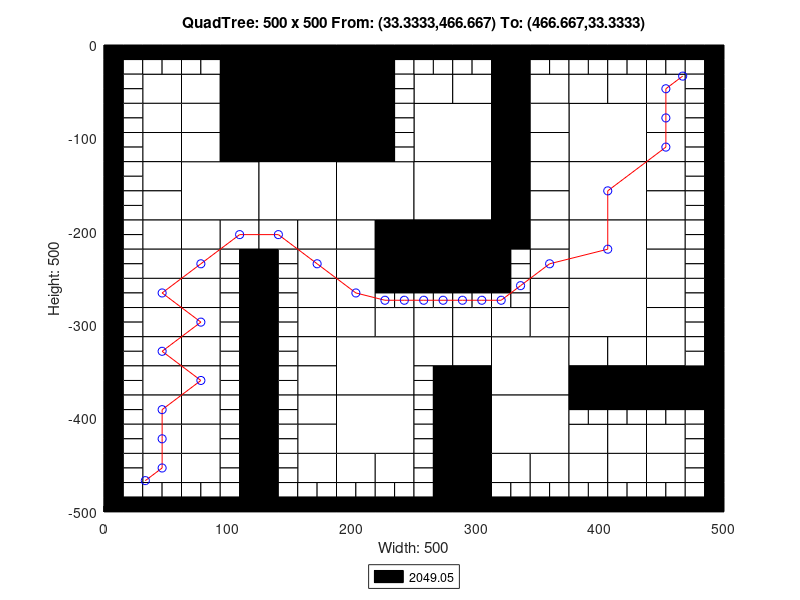

Source code (MATLAB):
axis([0 500 -500 0]);
title('QuadTree: 500 x 500 From: (33.3333,466.667) To: (466.667,33.3333)');
xlabel('Width: 500');
ylabel('Height: 500');
rectangle('Position',[125 -62.5 62.5 62.5], 'FaceColor',[0 0 0]);
rectangle('Position',[125 -125 62.5 62.5], 'FaceColor',[0 0 0]);
rectangle('Position',[62.5 -187.5 62.5 62.5], 'FaceColor',[1 1 1]);
rectangle('Position',[125 -187.5 62.5 62.5], 'FaceColor',[1 1 1]);
rectangle('Position',[187.5 -187.5 62.5 62.5], 'FaceColor',[1 1 1]);
rectangle('Position',[250 -125 62.5 62.5], 'FaceColor',[1 1 1]);
rectangle('Position',[375 -125 62.5 62.5], 'FaceColor',[1 1 1]);
rectangle('Position',[250 -187.5 62.5 62.5], 'FaceColor',[1 1 1]);
rectangle('Position',[250 -250 62.5 62.5], 'FaceColor',[0 0 0]);
rectangle('Position',[375 -187.5 62.5 62.5], 'FaceColor',[1 1 1]);
rectangle('Position',[375 -250 62.5 62.5], 'FaceColor',[1 1 1]);
rectangle('Position',[187.5 -375 62.5 62.5], 'FaceColor',[1 1 1]);
rectangle('Position',[187.5 -437.5 62.5 62.5], 'FaceColor',[1 1 1]);
rectangle('Position',[312.5 -375 62.5 62.5], 'FaceColor',[1 1 1]);
rectangle('Position',[375 -312.5 62.5 62.5], 'FaceColor',[1 1 1]);
rectangle('Position',[312.5 -437.5 62.5 62.5], 'FaceColor',[1 1 1]);
rectangle('Position',[31.25 -62.5 31.25 31.25], 'FaceColor',[1 1 1]);
rectangle('Position',[93.75 -31.25 31.25 31.25], 'FaceColor',[0 0 0]);
rectangle('Position',[62.5 -62.5 31.25 31.25], 'FaceColor',[1 1 1]);
rectangle('Position',[93.75 -62.5 31.25 31.25], 'FaceColor',[0 0 0]);
rectangle('Position',[31.25 -93.75 31.25 31.25], 'FaceColor',[1 1 1]);
rectangle('Position',[31.25 -125 31.25 31.25], 'FaceColor',[1 1 1]);
rectangle('Position',[62.5 -93.75 31.25 31.25], 'FaceColor',[1 1 1]);
rectangle('Position',[93.75 -93.75 31.25 31.25], 'FaceColor',[0 0 0]);
rectangle('Position',[62.5 -125 31.25 31.25], 'FaceColor',[1 1 1]);
rectangle('Position',[93.75 -125 31.25 31.25], 'FaceColor',[0 0 0]);
rectangle('Position',[187.5 -31.25 31.25 31.25], 'FaceColor',[0 0 0]);
rectangle('Position',[187.5 -62.5 31.25 31.25], 'FaceColor',[0 0 0]);
rectangle('Position',[187.5 -93.75 31.25 31.25], 'FaceColor',[0 0 0]);
rectangle('Position',[187.5 -125 31.25 31.25], 'FaceColor',[0 0 0]);
rectangle('Position',[31.25 -156.25 31.25 31.25], 'FaceColor',[1 1 1]);
rectangle('Position',[31.25 -187.5 31.25 31.25], 'FaceColor',[1 1 1]);
rectangle('Position',[31.25 -218.75 31.25 31.25], 'FaceColor',[1 1 1]);
rectangle('Position',[31.25 -250 31.25 31.25], 'FaceColor',[1 1 1]);
rectangle('Position',[62.5 -218.75 31.25 31.25], 'FaceColor',[1 1 1]);
rectangle('Position',[93.75 -218.75 31.25 31.25], 'FaceColor',[1 1 1]);
rectangle('Position',[62.5 -250 31.25 31.25], 'FaceColor',[1 1 1]);
rectangle('Position',[125 -218.75 31.25 31.25], 'FaceColor',[1 1 1]);
rectangle('Position',[156.25 -218.75 31.25 31.25], 'FaceColor',[1 1 1]);
rectangle('Position',[156.25 -250 31.25 31.25], 'FaceColor',[1 1 1]);
rectangle('Position',[187.5 -218.75 31.25 31.25], 'FaceColor',[1 1 1]);
rectangle('Position',[218.75 -218.75 31.25 31.25], 'FaceColor',[0 0 0]);
rectangle('Position',[187.5 -250 31.25 31.25], 'FaceColor',[1 1 1]);
rectangle('Position',[218.75 -250 31.25 31.25], 'FaceColor',[0 0 0]);
rectangle('Position',[250 -62.5 31.25 31.25], 'FaceColor',[1 1 1]);
rectangle('Position',[281.25 -62.5 31.25 31.25], 'FaceColor',[1 1 1]);
rectangle('Position',[312.5 -31.25 31.25 31.25], 'FaceColor',[0 0 0]);
rectangle('Position',[312.5 -62.5 31.25 31.25], 'FaceColor',[0 0 0]);
rectangle('Position',[343.75 -62.5 31.25 31.25], 'FaceColor',[1 1 1]);
rectangle('Position',[312.5 -93.75 31.25 31.25], 'FaceColor',[0 0 0]);
rectangle('Position',[343.75 -93.75 31.25 31.25], 'FaceColor',[1 1 1]);
rectangle('Position',[312.5 -125 31.25 31.25], 'FaceColor',[0 0 0]);
rectangle('Position',[343.75 -125 31.25 31.25], 'FaceColor',[1 1 1]);
rectangle('Position',[375 -62.5 31.25 31.25], 'FaceColor',[1 1 1]);
rectangle('Position',[406.25 -62.5 31.25 31.25], 'FaceColor',[1 1 1]);
rectangle('Position',[437.5 -62.5 31.25 31.25], 'FaceColor',[1 1 1]);
rectangle('Position',[437.5 -93.75 31.25 31.25], 'FaceColor',[1 1 1]);
rectangle('Position',[437.5 -125 31.25 31.25], 'FaceColor',[1 1 1]);
rectangle('Position',[312.5 -156.25 31.25 31.25], 'FaceColor',[0 0 0]);
rectangle('Position',[343.75 -156.25 31.25 31.25], 'FaceColor',[1 1 1]);
rectangle('Position',[312.5 -187.5 31.25 31.25], 'FaceColor',[0 0 0]);
rectangle('Position',[343.75 -187.5 31.25 31.25], 'FaceColor',[1 1 1]);
rectangle('Position',[312.5 -218.75 31.25 31.25], 'FaceColor',[0 0 0]);
rectangle('Position',[343.75 -218.75 31.25 31.25], 'FaceColor',[1 1 1]);
rectangle('Position',[343.75 -250 31.25 31.25], 'FaceColor',[1 1 1]);
rectangle('Position',[437.5 -156.25 31.25 31.25], 'FaceColor',[1 1 1]);
rectangle('Position',[437.5 -187.5 31.25 31.25], 'FaceColor',[1 1 1]);
rectangle('Position',[437.5 -218.75 31.25 31.25], 'FaceColor',[1 1 1]);
rectangle('Position',[437.5 -250 31.25 31.25], 'FaceColor',[1 1 1]);
rectangle('Position',[31.25 -281.25 31.25 31.25], 'FaceColor',[1 1 1]);
rectangle('Position',[31.25 -312.5 31.25 31.25], 'FaceColor',[1 1 1]);
rectangle('Position',[62.5 -281.25 31.25 31.25], 'FaceColor',[1 1 1]);
rectangle('Position',[62.5 -312.5 31.25 31.25], 'FaceColor',[1 1 1]);
rectangle('Position',[31.25 -343.75 31.25 31.25], 'FaceColor',[1 1 1]);
rectangle('Position',[31.25 -375 31.25 31.25], 'FaceColor',[1 1 1]);
rectangle('Position',[62.5 -343.75 31.25 31.25], 'FaceColor',[1 1 1]);
rectangle('Position',[62.5 -375 31.25 31.25], 'FaceColor',[1 1 1]);
rectangle('Position',[156.25 -281.25 31.25 31.25], 'FaceColor',[1 1 1]);
rectangle('Position',[156.25 -312.5 31.25 31.25], 'FaceColor',[1 1 1]);
rectangle('Position',[187.5 -281.25 31.25 31.25], 'FaceColor',[1 1 1]);
rectangle('Position',[187.5 -312.5 31.25 31.25], 'FaceColor',[1 1 1]);
rectangle('Position',[218.75 -312.5 31.25 31.25], 'FaceColor',[1 1 1]);
rectangle('Position',[156.25 -343.75 31.25 31.25], 'FaceColor',[1 1 1]);
rectangle('Position',[156.25 -375 31.25 31.25], 'FaceColor',[1 1 1]);
rectangle('Position',[31.25 -406.25 31.25 31.25], 'FaceColor',[1 1 1]);
rectangle('Position',[31.25 -437.5 31.25 31.25], 'FaceColor',[1 1 1]);
rectangle('Position',[62.5 -406.25 31.25 31.25], 'FaceColor',[1 1 1]);
rectangle('Position',[62.5 -437.5 31.25 31.25], 'FaceColor',[1 1 1]);
rectangle('Position',[31.25 -468.75 31.25 31.25], 'FaceColor',[1 1 1]);
rectangle('Position',[62.5 -468.75 31.25 31.25], 'FaceColor',[1 1 1]);
rectangle('Position',[156.25 -406.25 31.25 31.25], 'FaceColor',[1 1 1]);
rectangle('Position',[156.25 -437.5 31.25 31.25], 'FaceColor',[1 1 1]);
rectangle('Position',[156.25 -468.75 31.25 31.25], 'FaceColor',[1 1 1]);
rectangle('Position',[187.5 -468.75 31.25 31.25], 'FaceColor',[1 1 1]);
rectangle('Position',[218.75 -468.75 31.25 31.25], 'FaceColor',[1 1 1]);
rectangle('Position',[250 -312.5 31.25 31.25], 'FaceColor',[1 1 1]);
rectangle('Position',[281.25 -312.5 31.25 31.25], 'FaceColor',[1 1 1]);
rectangle('Position',[343.75 -281.25 31.25 31.25], 'FaceColor',[1 1 1]);
rectangle('Position',[312.5 -312.5 31.25 31.25], 'FaceColor',[1 1 1]);
rectangle('Position',[343.75 -312.5 31.25 31.25], 'FaceColor',[1 1 1]);
rectangle('Position',[250 -343.75 31.25 31.25], 'FaceColor',[1 1 1]);
rectangle('Position',[281.25 -343.75 31.25 31.25], 'FaceColor',[1 1 1]);
rectangle('Position',[281.25 -375 31.25 31.25], 'FaceColor',[0 0 0]);
rectangle('Position',[437.5 -281.25 31.25 31.25], 'FaceColor',[1 1 1]);
rectangle('Position',[437.5 -312.5 31.25 31.25], 'FaceColor',[1 1 1]);
rectangle('Position',[375 -343.75 31.25 31.25], 'FaceColor',[1 1 1]);
rectangle('Position',[406.25 -343.75 31.25 31.25], 'FaceColor',[1 1 1]);
rectangle('Position',[375 -375 31.25 31.25], 'FaceColor',[0 0 0]);
rectangle('Position',[406.25 -375 31.25 31.25], 'FaceColor',[0 0 0]);
rectangle('Position',[437.5 -343.75 31.25 31.25], 'FaceColor',[1 1 1]);
rectangle('Position',[437.5 -375 31.25 31.25], 'FaceColor',[0 0 0]);
rectangle('Position',[468.75 -375 31.25 31.25], 'FaceColor',[0 0 0]);
rectangle('Position',[281.25 -406.25 31.25 31.25], 'FaceColor',[0 0 0]);
rectangle('Position',[281.25 -437.5 31.25 31.25], 'FaceColor',[0 0 0]);
rectangle('Position',[281.25 -468.75 31.25 31.25], 'FaceColor',[0 0 0]);
rectangle('Position',[281.25 -500 31.25 31.25], 'FaceColor',[0 0 0]);
rectangle('Position',[312.5 -468.75 31.25 31.25], 'FaceColor',[1 1 1]);
rectangle('Position',[343.75 -468.75 31.25 31.25], 'FaceColor',[1 1 1]);
rectangle('Position',[375 -437.5 31.25 31.25], 'FaceColor',[1 1 1]);
rectangle('Position',[406.25 -437.5 31.25 31.25], 'FaceColor',[1 1 1]);
rectangle('Position',[437.5 -437.5 31.25 31.25], 'FaceColor',[1 1 1]);
rectangle('Position',[375 -468.75 31.25 31.25], 'FaceColor',[1 1 1]);
rectangle('Position',[406.25 -468.75 31.25 31.25], 'FaceColor',[1 1 1]);
rectangle('Position',[437.5 -468.75 31.25 31.25], 'FaceColor',[1 1 1]);
rectangle('Position',[0 -15.625 15.625 15.625], 'FaceColor',[0 0 0]);
rectangle('Position',[15.625 -15.625 15.625 15.625], 'FaceColor',[0 0 0]);
rectangle('Position',[0 -31.25 15.625 15.625], 'FaceColor',[0 0 0]);
rectangle('Position',[15.625 -31.25 15.625 15.625], 'FaceColor',[1 1 1]);
rectangle('Position',[31.25 -15.625 15.625 15.625], 'FaceColor',[0 0 0]);
rectangle('Position',[46.875 -15.625 15.625 15.625], 'FaceColor',[0 0 0]);
rectangle('Position',[31.25 -31.25 15.625 15.625], 'FaceColor',[1 1 1]);
rectangle('Position',[46.875 -31.25 15.625 15.625], 'FaceColor',[1 1 1]);
rectangle('Position',[0 -46.875 15.625 15.625], 'FaceColor',[0 0 0]);
rectangle('Position',[15.625 -46.875 15.625 15.625], 'FaceColor',[1 1 1]);
rectangle('Position',[0 -62.5 15.625 15.625], 'FaceColor',[0 0 0]);
rectangle('Position',[15.625 -62.5 15.625 15.625], 'FaceColor',[1 1 1]);
rectangle('Position',[62.5 -15.625 15.625 15.625], 'FaceColor',[0 0 0]);
rectangle('Position',[78.125 -15.625 15.625 15.625], 'FaceColor',[0 0 0]);
rectangle('Position',[62.5 -31.25 15.625 15.625], 'FaceColor',[1 1 1]);
rectangle('Position',[78.125 -31.25 15.625 15.625], 'FaceColor',[1 1 1]);
rectangle('Position',[0 -78.125 15.625 15.625], 'FaceColor',[0 0 0]);
rectangle('Position',[15.625 -78.125 15.625 15.625], 'FaceColor',[1 1 1]);
rectangle('Position',[0 -93.75 15.625 15.625], 'FaceColor',[0 0 0]);
rectangle('Position',[15.625 -93.75 15.625 15.625], 'FaceColor',[1 1 1]);
rectangle('Position',[0 -109.375 15.625 15.625], 'FaceColor',[0 0 0]);
rectangle('Position',[15.625 -109.375 15.625 15.625], 'FaceColor',[1 1 1]);
rectangle('Position',[0 -125 15.625 15.625], 'FaceColor',[0 0 0]);
rectangle('Position',[15.625 -125 15.625 15.625], 'FaceColor',[1 1 1]);
rectangle('Position',[218.75 -15.625 15.625 15.625], 'FaceColor',[0 0 0]);
rectangle('Position',[234.375 -15.625 15.625 15.625], 'FaceColor',[0 0 0]);
rectangle('Position',[218.75 -31.25 15.625 15.625], 'FaceColor',[0 0 0]);
rectangle('Position',[234.375 -31.25 15.625 15.625], 'FaceColor',[1 1 1]);
rectangle('Position',[218.75 -46.875 15.625 15.625], 'FaceColor',[0 0 0]);
rectangle('Position',[234.375 -46.875 15.625 15.625], 'FaceColor',[1 1 1]);
rectangle('Position',[218.75 -62.5 15.625 15.625], 'FaceColor',[0 0 0]);
rectangle('Position',[234.375 -62.5 15.625 15.625], 'FaceColor',[1 1 1]);
rectangle('Position',[218.75 -78.125 15.625 15.625], 'FaceColor',[0 0 0]);
rectangle('Position',[234.375 -78.125 15.625 15.625], 'FaceColor',[1 1 1]);
rectangle('Position',[218.75 -93.75 15.625 15.625], 'FaceColor',[0 0 0]);
rectangle('Position',[234.375 -93.75 15.625 15.625], 'FaceColor',[1 1 1]);
rectangle('Position',[218.75 -109.375 15.625 15.625], 'FaceColor',[0 0 0]);
rectangle('Position',[234.375 -109.375 15.625 15.625], 'FaceColor',[1 1 1]);
rectangle('Position',[218.75 -125 15.625 15.625], 'FaceColor',[0 0 0]);
rectangle('Position',[234.375 -125 15.625 15.625], 'FaceColor',[1 1 1]);
rectangle('Position',[0 -140.625 15.625 15.625], 'FaceColor',[0 0 0]);
rectangle('Position',[15.625 -140.625 15.625 15.625], 'FaceColor',[1 1 1]);
rectangle('Position',[0 -156.25 15.625 15.625], 'FaceColor',[0 0 0]);
rectangle('Position',[15.625 -156.25 15.625 15.625], 'FaceColor',[1 1 1]);
rectangle('Position',[0 -171.875 15.625 15.625], 'FaceColor',[0 0 0]);
rectangle('Position',[15.625 -171.875 15.625 15.625], 'FaceColor',[1 1 1]);
rectangle('Position',[0 -187.5 15.625 15.625], 'FaceColor',[0 0 0]);
rectangle('Position',[15.625 -187.5 15.625 15.625], 'FaceColor',[1 1 1]);
rectangle('Position',[0 -203.125 15.625 15.625], 'FaceColor',[0 0 0]);
rectangle('Position',[15.625 -203.125 15.625 15.625], 'FaceColor',[1 1 1]);
rectangle('Position',[0 -218.75 15.625 15.625], 'FaceColor',[0 0 0]);
rectangle('Position',[15.625 -218.75 15.625 15.625], 'FaceColor',[1 1 1]);
rectangle('Position',[0 -234.375 15.625 15.625], 'FaceColor',[0 0 0]);
rectangle('Position',[15.625 -234.375 15.625 15.625], 'FaceColor',[1 1 1]);
rectangle('Position',[0 -250 15.625 15.625], 'FaceColor',[0 0 0]);
rectangle('Position',[15.625 -250 15.625 15.625], 'FaceColor',[1 1 1]);
rectangle('Position',[93.75 -234.375 15.625 15.625], 'FaceColor',[1 1 1]);
rectangle('Position',[109.375 -234.375 15.625 15.625], 'FaceColor',[0 0 0]);
rectangle('Position',[93.75 -250 15.625 15.625], 'FaceColor',[1 1 1]);
rectangle('Position',[109.375 -250 15.625 15.625], 'FaceColor',[0 0 0]);
rectangle('Position',[125 -234.375 15.625 15.625], 'FaceColor',[0 0 0]);
rectangle('Position',[140.625 -234.375 15.625 15.625], 'FaceColor',[1 1 1]);
rectangle('Position',[125 -250 15.625 15.625], 'FaceColor',[0 0 0]);
rectangle('Position',[140.625 -250 15.625 15.625], 'FaceColor',[1 1 1]);
rectangle('Position',[250 -15.625 15.625 15.625], 'FaceColor',[0 0 0]);
rectangle('Position',[265.625 -15.625 15.625 15.625], 'FaceColor',[0 0 0]);
rectangle('Position',[250 -31.25 15.625 15.625], 'FaceColor',[1 1 1]);
rectangle('Position',[265.625 -31.25 15.625 15.625], 'FaceColor',[1 1 1]);
rectangle('Position',[281.25 -15.625 15.625 15.625], 'FaceColor',[0 0 0]);
rectangle('Position',[296.875 -15.625 15.625 15.625], 'FaceColor',[0 0 0]);
rectangle('Position',[281.25 -31.25 15.625 15.625], 'FaceColor',[1 1 1]);
rectangle('Position',[296.875 -31.25 15.625 15.625], 'FaceColor',[1 1 1]);
rectangle('Position',[343.75 -15.625 15.625 15.625], 'FaceColor',[0 0 0]);
rectangle('Position',[359.375 -15.625 15.625 15.625], 'FaceColor',[0 0 0]);
rectangle('Position',[343.75 -31.25 15.625 15.625], 'FaceColor',[1 1 1]);
rectangle('Position',[359.375 -31.25 15.625 15.625], 'FaceColor',[1 1 1]);
rectangle('Position',[375 -15.625 15.625 15.625], 'FaceColor',[0 0 0]);
rectangle('Position',[390.625 -15.625 15.625 15.625], 'FaceColor',[0 0 0]);
rectangle('Position',[375 -31.25 15.625 15.625], 'FaceColor',[1 1 1]);
rectangle('Position',[390.625 -31.25 15.625 15.625], 'FaceColor',[1 1 1]);
rectangle('Position',[406.25 -15.625 15.625 15.625], 'FaceColor',[0 0 0]);
rectangle('Position',[421.875 -15.625 15.625 15.625], 'FaceColor',[0 0 0]);
rectangle('Position',[406.25 -31.25 15.625 15.625], 'FaceColor',[1 1 1]);
rectangle('Position',[421.875 -31.25 15.625 15.625], 'FaceColor',[1 1 1]);
rectangle('Position',[437.5 -15.625 15.625 15.625], 'FaceColor',[0 0 0]);
rectangle('Position',[453.125 -15.625 15.625 15.625], 'FaceColor',[0 0 0]);
rectangle('Position',[437.5 -31.25 15.625 15.625], 'FaceColor',[1 1 1]);
rectangle('Position',[453.125 -31.25 15.625 15.625], 'FaceColor',[1 1 1]);
rectangle('Position',[468.75 -15.625 15.625 15.625], 'FaceColor',[0 0 0]);
rectangle('Position',[484.375 -15.625 15.625 15.625], 'FaceColor',[0 0 0]);
rectangle('Position',[468.75 -31.25 15.625 15.625], 'FaceColor',[1 1 1]);
rectangle('Position',[484.375 -31.25 15.625 15.625], 'FaceColor',[0 0 0]);
rectangle('Position',[468.75 -46.875 15.625 15.625], 'FaceColor',[1 1 1]);
rectangle('Position',[484.375 -46.875 15.625 15.625], 'FaceColor',[0 0 0]);
rectangle('Position',[468.75 -62.5 15.625 15.625], 'FaceColor',[1 1 1]);
rectangle('Position',[484.375 -62.5 15.625 15.625], 'FaceColor',[0 0 0]);
rectangle('Position',[468.75 -78.125 15.625 15.625], 'FaceColor',[1 1 1]);
rectangle('Position',[484.375 -78.125 15.625 15.625], 'FaceColor',[0 0 0]);
rectangle('Position',[468.75 -93.75 15.625 15.625], 'FaceColor',[1 1 1]);
rectangle('Position',[484.375 -93.75 15.625 15.625], 'FaceColor',[0 0 0]);
rectangle('Position',[468.75 -109.375 15.625 15.625], 'FaceColor',[1 1 1]);
rectangle('Position',[484.375 -109.375 15.625 15.625], 'FaceColor',[0 0 0]);
rectangle('Position',[468.75 -125 15.625 15.625], 'FaceColor',[1 1 1]);
rectangle('Position',[484.375 -125 15.625 15.625], 'FaceColor',[0 0 0]);
rectangle('Position',[312.5 -234.375 15.625 15.625], 'FaceColor',[0 0 0]);
rectangle('Position',[328.125 -234.375 15.625 15.625], 'FaceColor',[1 1 1]);
rectangle('Position',[312.5 -250 15.625 15.625], 'FaceColor',[0 0 0]);
rectangle('Position',[328.125 -250 15.625 15.625], 'FaceColor',[1 1 1]);
rectangle('Position',[468.75 -140.625 15.625 15.625], 'FaceColor',[1 1 1]);
rectangle('Position',[484.375 -140.625 15.625 15.625], 'FaceColor',[0 0 0]);
rectangle('Position',[468.75 -156.25 15.625 15.625], 'FaceColor',[1 1 1]);
rectangle('Position',[484.375 -156.25 15.625 15.625], 'FaceColor',[0 0 0]);
rectangle('Position',[468.75 -171.875 15.625 15.625], 'FaceColor',[1 1 1]);
rectangle('Position',[484.375 -171.875 15.625 15.625], 'FaceColor',[0 0 0]);
rectangle('Position',[468.75 -187.5 15.625 15.625], 'FaceColor',[1 1 1]);
rectangle('Position',[484.375 -187.5 15.625 15.625], 'FaceColor',[0 0 0]);
rectangle('Position',[468.75 -203.125 15.625 15.625], 'FaceColor',[1 1 1]);
rectangle('Position',[484.375 -203.125 15.625 15.625], 'FaceColor',[0 0 0]);
rectangle('Position',[468.75 -218.75 15.625 15.625], 'FaceColor',[1 1 1]);
rectangle('Position',[484.375 -218.75 15.625 15.625], 'FaceColor',[0 0 0]);
rectangle('Position',[468.75 -234.375 15.625 15.625], 'FaceColor',[1 1 1]);
rectangle('Position',[484.375 -234.375 15.625 15.625], 'FaceColor',[0 0 0]);
rectangle('Position',[468.75 -250 15.625 15.625], 'FaceColor',[1 1 1]);
rectangle('Position',[484.375 -250 15.625 15.625], 'FaceColor',[0 0 0]);
rectangle('Position',[0 -265.625 15.625 15.625], 'FaceColor',[0 0 0]);
rectangle('Position',[15.625 -265.625 15.625 15.625], 'FaceColor',[1 1 1]);
rectangle('Position',[0 -281.25 15.625 15.625], 'FaceColor',[0 0 0]);
rectangle('Position',[15.625 -281.25 15.625 15.625], 'FaceColor',[1 1 1]);
rectangle('Position',[0 -296.875 15.625 15.625], 'FaceColor',[0 0 0]);
rectangle('Position',[15.625 -296.875 15.625 15.625], 'FaceColor',[1 1 1]);
rectangle('Position',[0 -312.5 15.625 15.625], 'FaceColor',[0 0 0]);
rectangle('Position',[15.625 -312.5 15.625 15.625], 'FaceColor',[1 1 1]);
rectangle('Position',[93.75 -265.625 15.625 15.625], 'FaceColor',[1 1 1]);
rectangle('Position',[109.375 -265.625 15.625 15.625], 'FaceColor',[0 0 0]);
rectangle('Position',[93.75 -281.25 15.625 15.625], 'FaceColor',[1 1 1]);
rectangle('Position',[109.375 -281.25 15.625 15.625], 'FaceColor',[0 0 0]);
rectangle('Position',[93.75 -296.875 15.625 15.625], 'FaceColor',[1 1 1]);
rectangle('Position',[109.375 -296.875 15.625 15.625], 'FaceColor',[0 0 0]);
rectangle('Position',[93.75 -312.5 15.625 15.625], 'FaceColor',[1 1 1]);
rectangle('Position',[109.375 -312.5 15.625 15.625], 'FaceColor',[0 0 0]);
rectangle('Position',[0 -328.125 15.625 15.625], 'FaceColor',[0 0 0]);
rectangle('Position',[15.625 -328.125 15.625 15.625], 'FaceColor',[1 1 1]);
rectangle('Position',[0 -343.75 15.625 15.625], 'FaceColor',[0 0 0]);
rectangle('Position',[15.625 -343.75 15.625 15.625], 'FaceColor',[1 1 1]);
rectangle('Position',[0 -359.375 15.625 15.625], 'FaceColor',[0 0 0]);
rectangle('Position',[15.625 -359.375 15.625 15.625], 'FaceColor',[1 1 1]);
rectangle('Position',[0 -375 15.625 15.625], 'FaceColor',[0 0 0]);
rectangle('Position',[15.625 -375 15.625 15.625], 'FaceColor',[1 1 1]);
rectangle('Position',[93.75 -328.125 15.625 15.625], 'FaceColor',[1 1 1]);
rectangle('Position',[109.375 -328.125 15.625 15.625], 'FaceColor',[0 0 0]);
rectangle('Position',[93.75 -343.75 15.625 15.625], 'FaceColor',[1 1 1]);
rectangle('Position',[109.375 -343.75 15.625 15.625], 'FaceColor',[0 0 0]);
rectangle('Position',[93.75 -359.375 15.625 15.625], 'FaceColor',[1 1 1]);
rectangle('Position',[109.375 -359.375 15.625 15.625], 'FaceColor',[0 0 0]);
rectangle('Position',[93.75 -375 15.625 15.625], 'FaceColor',[1 1 1]);
rectangle('Position',[109.375 -375 15.625 15.625], 'FaceColor',[0 0 0]);
rectangle('Position',[125 -265.625 15.625 15.625], 'FaceColor',[0 0 0]);
rectangle('Position',[140.625 -265.625 15.625 15.625], 'FaceColor',[1 1 1]);
rectangle('Position',[125 -281.25 15.625 15.625], 'FaceColor',[0 0 0]);
rectangle('Position',[140.625 -281.25 15.625 15.625], 'FaceColor',[1 1 1]);
rectangle('Position',[125 -296.875 15.625 15.625], 'FaceColor',[0 0 0]);
rectangle('Position',[140.625 -296.875 15.625 15.625], 'FaceColor',[1 1 1]);
rectangle('Position',[125 -312.5 15.625 15.625], 'FaceColor',[0 0 0]);
rectangle('Position',[140.625 -312.5 15.625 15.625], 'FaceColor',[1 1 1]);
rectangle('Position',[218.75 -265.625 15.625 15.625], 'FaceColor',[0 0 0]);
rectangle('Position',[234.375 -265.625 15.625 15.625], 'FaceColor',[0 0 0]);
rectangle('Position',[218.75 -281.25 15.625 15.625], 'FaceColor',[1 1 1]);
rectangle('Position',[234.375 -281.25 15.625 15.625], 'FaceColor',[1 1 1]);
rectangle('Position',[125 -328.125 15.625 15.625], 'FaceColor',[0 0 0]);
rectangle('Position',[140.625 -328.125 15.625 15.625], 'FaceColor',[1 1 1]);
rectangle('Position',[125 -343.75 15.625 15.625], 'FaceColor',[0 0 0]);
rectangle('Position',[140.625 -343.75 15.625 15.625], 'FaceColor',[1 1 1]);
rectangle('Position',[125 -359.375 15.625 15.625], 'FaceColor',[0 0 0]);
rectangle('Position',[140.625 -359.375 15.625 15.625], 'FaceColor',[1 1 1]);
rectangle('Position',[125 -375 15.625 15.625], 'FaceColor',[0 0 0]);
rectangle('Position',[140.625 -375 15.625 15.625], 'FaceColor',[1 1 1]);
rectangle('Position',[0 -390.625 15.625 15.625], 'FaceColor',[0 0 0]);
rectangle('Position',[15.625 -390.625 15.625 15.625], 'FaceColor',[1 1 1]);
rectangle('Position',[0 -406.25 15.625 15.625], 'FaceColor',[0 0 0]);
rectangle('Position',[15.625 -406.25 15.625 15.625], 'FaceColor',[1 1 1]);
rectangle('Position',[0 -421.875 15.625 15.625], 'FaceColor',[0 0 0]);
rectangle('Position',[15.625 -421.875 15.625 15.625], 'FaceColor',[1 1 1]);
rectangle('Position',[0 -437.5 15.625 15.625], 'FaceColor',[0 0 0]);
rectangle('Position',[15.625 -437.5 15.625 15.625], 'FaceColor',[1 1 1]);
rectangle('Position',[93.75 -390.625 15.625 15.625], 'FaceColor',[1 1 1]);
rectangle('Position',[109.375 -390.625 15.625 15.625], 'FaceColor',[0 0 0]);
rectangle('Position',[93.75 -406.25 15.625 15.625], 'FaceColor',[1 1 1]);
rectangle('Position',[109.375 -406.25 15.625 15.625], 'FaceColor',[0 0 0]);
rectangle('Position',[93.75 -421.875 15.625 15.625], 'FaceColor',[1 1 1]);
rectangle('Position',[109.375 -421.875 15.625 15.625], 'FaceColor',[0 0 0]);
rectangle('Position',[93.75 -437.5 15.625 15.625], 'FaceColor',[1 1 1]);
rectangle('Position',[109.375 -437.5 15.625 15.625], 'FaceColor',[0 0 0]);
rectangle('Position',[0 -453.125 15.625 15.625], 'FaceColor',[0 0 0]);
rectangle('Position',[15.625 -453.125 15.625 15.625], 'FaceColor',[1 1 1]);
rectangle('Position',[0 -468.75 15.625 15.625], 'FaceColor',[0 0 0]);
rectangle('Position',[15.625 -468.75 15.625 15.625], 'FaceColor',[1 1 1]);
rectangle('Position',[0 -484.375 15.625 15.625], 'FaceColor',[0 0 0]);
rectangle('Position',[15.625 -484.375 15.625 15.625], 'FaceColor',[1 1 1]);
rectangle('Position',[0 -500 15.625 15.625], 'FaceColor',[0 0 0]);
rectangle('Position',[15.625 -500 15.625 15.625], 'FaceColor',[0 0 0]);
rectangle('Position',[31.25 -484.375 15.625 15.625], 'FaceColor',[1 1 1]);
rectangle('Position',[46.875 -484.375 15.625 15.625], 'FaceColor',[1 1 1]);
rectangle('Position',[31.25 -500 15.625 15.625], 'FaceColor',[0 0 0]);
rectangle('Position',[46.875 -500 15.625 15.625], 'FaceColor',[0 0 0]);
rectangle('Position',[93.75 -453.125 15.625 15.625], 'FaceColor',[1 1 1]);
rectangle('Position',[109.375 -453.125 15.625 15.625], 'FaceColor',[0 0 0]);
rectangle('Position',[93.75 -468.75 15.625 15.625], 'FaceColor',[1 1 1]);
rectangle('Position',[109.375 -468.75 15.625 15.625], 'FaceColor',[0 0 0]);
rectangle('Position',[62.5 -484.375 15.625 15.625], 'FaceColor',[1 1 1]);
rectangle('Position',[78.125 -484.375 15.625 15.625], 'FaceColor',[1 1 1]);
rectangle('Position',[62.5 -500 15.625 15.625], 'FaceColor',[0 0 0]);
rectangle('Position',[78.125 -500 15.625 15.625], 'FaceColor',[0 0 0]);
rectangle('Position',[93.75 -484.375 15.625 15.625], 'FaceColor',[1 1 1]);
rectangle('Position',[109.375 -484.375 15.625 15.625], 'FaceColor',[0 0 0]);
rectangle('Position',[93.75 -500 15.625 15.625], 'FaceColor',[0 0 0]);
rectangle('Position',[109.375 -500 15.625 15.625], 'FaceColor',[0 0 0]);
rectangle('Position',[125 -390.625 15.625 15.625], 'FaceColor',[0 0 0]);
rectangle('Position',[140.625 -390.625 15.625 15.625], 'FaceColor',[1 1 1]);
rectangle('Position',[125 -406.25 15.625 15.625], 'FaceColor',[0 0 0]);
rectangle('Position',[140.625 -406.25 15.625 15.625], 'FaceColor',[1 1 1]);
rectangle('Position',[125 -421.875 15.625 15.625], 'FaceColor',[0 0 0]);
rectangle('Position',[140.625 -421.875 15.625 15.625], 'FaceColor',[1 1 1]);
rectangle('Position',[125 -437.5 15.625 15.625], 'FaceColor',[0 0 0]);
rectangle('Position',[140.625 -437.5 15.625 15.625], 'FaceColor',[1 1 1]);
rectangle('Position',[125 -453.125 15.625 15.625], 'FaceColor',[0 0 0]);
rectangle('Position',[140.625 -453.125 15.625 15.625], 'FaceColor',[1 1 1]);
rectangle('Position',[125 -468.75 15.625 15.625], 'FaceColor',[0 0 0]);
rectangle('Position',[140.625 -468.75 15.625 15.625], 'FaceColor',[1 1 1]);
rectangle('Position',[125 -484.375 15.625 15.625], 'FaceColor',[0 0 0]);
rectangle('Position',[140.625 -484.375 15.625 15.625], 'FaceColor',[1 1 1]);
rectangle('Position',[125 -500 15.625 15.625], 'FaceColor',[0 0 0]);
rectangle('Position',[140.625 -500 15.625 15.625], 'FaceColor',[0 0 0]);
rectangle('Position',[156.25 -484.375 15.625 15.625], 'FaceColor',[1 1 1]);
rectangle('Position',[171.875 -484.375 15.625 15.625], 'FaceColor',[1 1 1]);
rectangle('Position',[156.25 -500 15.625 15.625], 'FaceColor',[0 0 0]);
rectangle('Position',[171.875 -500 15.625 15.625], 'FaceColor',[0 0 0]);
rectangle('Position',[187.5 -484.375 15.625 15.625], 'FaceColor',[1 1 1]);
rectangle('Position',[203.125 -484.375 15.625 15.625], 'FaceColor',[1 1 1]);
rectangle('Position',[187.5 -500 15.625 15.625], 'FaceColor',[0 0 0]);
rectangle('Position',[203.125 -500 15.625 15.625], 'FaceColor',[0 0 0]);
rectangle('Position',[218.75 -484.375 15.625 15.625], 'FaceColor',[1 1 1]);
rectangle('Position',[234.375 -484.375 15.625 15.625], 'FaceColor',[1 1 1]);
rectangle('Position',[218.75 -500 15.625 15.625], 'FaceColor',[0 0 0]);
rectangle('Position',[234.375 -500 15.625 15.625], 'FaceColor',[0 0 0]);
rectangle('Position',[250 -265.625 15.625 15.625], 'FaceColor',[0 0 0]);
rectangle('Position',[265.625 -265.625 15.625 15.625], 'FaceColor',[0 0 0]);
rectangle('Position',[250 -281.25 15.625 15.625], 'FaceColor',[1 1 1]);
rectangle('Position',[265.625 -281.25 15.625 15.625], 'FaceColor',[1 1 1]);
rectangle('Position',[281.25 -265.625 15.625 15.625], 'FaceColor',[0 0 0]);
rectangle('Position',[296.875 -265.625 15.625 15.625], 'FaceColor',[0 0 0]);
rectangle('Position',[281.25 -281.25 15.625 15.625], 'FaceColor',[1 1 1]);
rectangle('Position',[296.875 -281.25 15.625 15.625], 'FaceColor',[1 1 1]);
rectangle('Position',[312.5 -265.625 15.625 15.625], 'FaceColor',[0 0 0]);
rectangle('Position',[328.125 -265.625 15.625 15.625], 'FaceColor',[1 1 1]);
rectangle('Position',[312.5 -281.25 15.625 15.625], 'FaceColor',[1 1 1]);
rectangle('Position',[328.125 -281.25 15.625 15.625], 'FaceColor',[1 1 1]);
rectangle('Position',[250 -359.375 15.625 15.625], 'FaceColor',[1 1 1]);
rectangle('Position',[265.625 -359.375 15.625 15.625], 'FaceColor',[0 0 0]);
rectangle('Position',[250 -375 15.625 15.625], 'FaceColor',[1 1 1]);
rectangle('Position',[265.625 -375 15.625 15.625], 'FaceColor',[0 0 0]);
rectangle('Position',[468.75 -265.625 15.625 15.625], 'FaceColor',[1 1 1]);
rectangle('Position',[484.375 -265.625 15.625 15.625], 'FaceColor',[0 0 0]);
rectangle('Position',[468.75 -281.25 15.625 15.625], 'FaceColor',[1 1 1]);
rectangle('Position',[484.375 -281.25 15.625 15.625], 'FaceColor',[0 0 0]);
rectangle('Position',[468.75 -296.875 15.625 15.625], 'FaceColor',[1 1 1]);
rectangle('Position',[484.375 -296.875 15.625 15.625], 'FaceColor',[0 0 0]);
rectangle('Position',[468.75 -312.5 15.625 15.625], 'FaceColor',[1 1 1]);
rectangle('Position',[484.375 -312.5 15.625 15.625], 'FaceColor',[0 0 0]);
rectangle('Position',[468.75 -328.125 15.625 15.625], 'FaceColor',[1 1 1]);
rectangle('Position',[484.375 -328.125 15.625 15.625], 'FaceColor',[0 0 0]);
rectangle('Position',[468.75 -343.75 15.625 15.625], 'FaceColor',[1 1 1]);
rectangle('Position',[484.375 -343.75 15.625 15.625], 'FaceColor',[0 0 0]);
rectangle('Position',[250 -390.625 15.625 15.625], 'FaceColor',[1 1 1]);
rectangle('Position',[265.625 -390.625 15.625 15.625], 'FaceColor',[0 0 0]);
rectangle('Position',[250 -406.25 15.625 15.625], 'FaceColor',[1 1 1]);
rectangle('Position',[265.625 -406.25 15.625 15.625], 'FaceColor',[0 0 0]);
rectangle('Position',[250 -421.875 15.625 15.625], 'FaceColor',[1 1 1]);
rectangle('Position',[265.625 -421.875 15.625 15.625], 'FaceColor',[0 0 0]);
rectangle('Position',[250 -437.5 15.625 15.625], 'FaceColor',[1 1 1]);
rectangle('Position',[265.625 -437.5 15.625 15.625], 'FaceColor',[0 0 0]);
rectangle('Position',[250 -453.125 15.625 15.625], 'FaceColor',[1 1 1]);
rectangle('Position',[265.625 -453.125 15.625 15.625], 'FaceColor',[0 0 0]);
rectangle('Position',[250 -468.75 15.625 15.625], 'FaceColor',[1 1 1]);
rectangle('Position',[265.625 -468.75 15.625 15.625], 'FaceColor',[0 0 0]);
rectangle('Position',[250 -484.375 15.625 15.625], 'FaceColor',[1 1 1]);
rectangle('Position',[265.625 -484.375 15.625 15.625], 'FaceColor',[0 0 0]);
rectangle('Position',[250 -500 15.625 15.625], 'FaceColor',[0 0 0]);
rectangle('Position',[265.625 -500 15.625 15.625], 'FaceColor',[0 0 0]);
rectangle('Position',[312.5 -484.375 15.625 15.625], 'FaceColor',[1 1 1]);
rectangle('Position',[328.125 -484.375 15.625 15.625], 'FaceColor',[1 1 1]);
rectangle('Position',[312.5 -500 15.625 15.625], 'FaceColor',[0 0 0]);
rectangle('Position',[328.125 -500 15.625 15.625], 'FaceColor',[0 0 0]);
rectangle('Position',[343.75 -484.375 15.625 15.625], 'FaceColor',[1 1 1]);
rectangle('Position',[359.375 -484.375 15.625 15.625], 'FaceColor',[1 1 1]);
rectangle('Position',[343.75 -500 15.625 15.625], 'FaceColor',[0 0 0]);
rectangle('Position',[359.375 -500 15.625 15.625], 'FaceColor',[0 0 0]);
rectangle('Position',[375 -390.625 15.625 15.625], 'FaceColor',[0 0 0]);
rectangle('Position',[390.625 -390.625 15.625 15.625], 'FaceColor',[0 0 0]);
rectangle('Position',[375 -406.25 15.625 15.625], 'FaceColor',[1 1 1]);
rectangle('Position',[390.625 -406.25 15.625 15.625], 'FaceColor',[1 1 1]);
rectangle('Position',[406.25 -390.625 15.625 15.625], 'FaceColor',[0 0 0]);
rectangle('Position',[421.875 -390.625 15.625 15.625], 'FaceColor',[0 0 0]);
rectangle('Position',[406.25 -406.25 15.625 15.625], 'FaceColor',[1 1 1]);
rectangle('Position',[421.875 -406.25 15.625 15.625], 'FaceColor',[1 1 1]);
rectangle('Position',[437.5 -390.625 15.625 15.625], 'FaceColor',[0 0 0]);
rectangle('Position',[453.125 -390.625 15.625 15.625], 'FaceColor',[0 0 0]);
rectangle('Position',[437.5 -406.25 15.625 15.625], 'FaceColor',[1 1 1]);
rectangle('Position',[453.125 -406.25 15.625 15.625], 'FaceColor',[1 1 1]);
rectangle('Position',[468.75 -390.625 15.625 15.625], 'FaceColor',[0 0 0]);
rectangle('Position',[484.375 -390.625 15.625 15.625], 'FaceColor',[0 0 0]);
rectangle('Position',[468.75 -406.25 15.625 15.625], 'FaceColor',[1 1 1]);
rectangle('Position',[484.375 -406.25 15.625 15.625], 'FaceColor',[0 0 0]);
rectangle('Position',[468.75 -421.875 15.625 15.625], 'FaceColor',[1 1 1]);
rectangle('Position',[484.375 -421.875 15.625 15.625], 'FaceColor',[0 0 0]);
rectangle('Position',[468.75 -437.5 15.625 15.625], 'FaceColor',[1 1 1]);
rectangle('Position',[484.375 -437.5 15.625 15.625], 'FaceColor',[0 0 0]);
rectangle('Position',[375 -484.375 15.625 15.625], 'FaceColor',[1 1 1]);
rectangle('Position',[390.625 -484.375 15.625 15.625], 'FaceColor',[1 1 1]);
rectangle('Position',[375 -500 15.625 15.625], 'FaceColor',[0 0 0]);
rectangle('Position',[390.625 -500 15.625 15.625], 'FaceColor',[0 0 0]);
rectangle('Position',[406.25 -484.375 15.625 15.625], 'FaceColor',[1 1 1]);
rectangle('Position',[421.875 -484.375 15.625 15.625], 'FaceColor',[1 1 1]);
rectangle('Position',[406.25 -500 15.625 15.625], 'FaceColor',[0 0 0]);
rectangle('Position',[421.875 -500 15.625 15.625], 'FaceColor',[0 0 0]);
rectangle('Position',[468.75 -453.125 15.625 15.625], 'FaceColor',[1 1 1]);
rectangle('Position',[484.375 -453.125 15.625 15.625], 'FaceColor',[0 0 0]);
rectangle('Position',[468.75 -468.75 15.625 15.625], 'FaceColor',[1 1 1]);
rectangle('Position',[484.375 -468.75 15.625 15.625], 'FaceColor',[0 0 0]);
rectangle('Position',[437.5 -484.375 15.625 15.625], 'FaceColor',[1 1 1]);
rectangle('Position',[453.125 -484.375 15.625 15.625], 'FaceColor',[1 1 1]);
rectangle('Position',[437.5 -500 15.625 15.625], 'FaceColor',[0 0 0]);
rectangle('Position',[453.125 -500 15.625 15.625], 'FaceColor',[0 0 0]);
rectangle('Position',[468.75 -484.375 15.625 15.625], 'FaceColor',[1 1 1]);
rectangle('Position',[484.375 -484.375 15.625 15.625], 'FaceColor',[0 0 0]);
rectangle('Position',[468.75 -500 15.625 15.625], 'FaceColor',[0 0 0]);
rectangle('Position',[484.375 -500 15.625 15.625], 'FaceColor',[0 0 0]);
X=[466.667,453.125,453.125,453.125,406.25,406.25,359.375,335.938,320.312,304.688,289.062,273.438,257.812,242.188,226.562,203.125,171.875,140.625,109.375,78.125,46.875,78.125,46.875,78.125,46.875,46.875,46.875,33.3333];
Y=[-33.3333,-46.875,-78.125,-109.375,-156.25,-218.75,-234.375,-257.812,-273.438,-273.438,-273.438,-273.438,-273.438,-273.438,-273.438,-265.625,-234.375,-203.125,-203.125,-234.375,-265.625,-296.875,-328.125,-359.375,-390.625,-421.875,-453.125,-466.667];
hold on;
plot(X,Y,'r');
plot(X,Y,'bo');
legend('2049.05','Location','southoutside');
